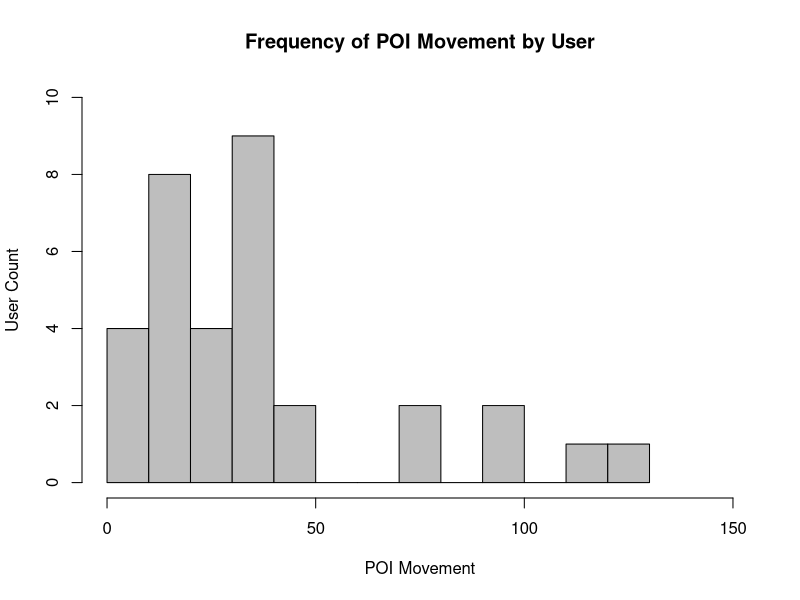

This chart was generated by the following R code: (Note: this script raises an error after producing the figure.)
# poi movement

d<-read.table("action_movepoi.txt", header=T)

aggregate(d$poitype, length, by=list(d$sys))
aggregate(d$poitype, length, by=list(d$poitype,d$sys))

dt <- aggregate(d$poitype, length, by=list(d$userno))
summary(dt)

hist(dt$x, main="Frequency of POI Movement by User", xlab="POI Movement", ylab="User Count", col="gray", breaks=10, xlim=c(0,150), ylim=c(0,10))


## stat test

dq <- subset(d, d$poitype == 0)
du <- subset(d, d$poitype > 0)

dqt <- aggregate(dq$action, length, by=list(userno=dq$userno))
dut <- aggregate(du$action, length, by=list(userno=du$userno))

dtall<-merge(dqt, dut, by="userno", all=T)
wilcox.exact(dtall$x.x, dtall$x.y, paired=T)

# open doc

d<-read.table("action_vis_opendoc.txt")
aggregate(d$V5, length, by=list(d$V5))

d1<-subset(d, V2 <= 27)
d2<-subset(d, V2 > 27)

aggregate(d1$V5, length, by=list(d1$V5))
aggregate(d2$V5, length, by=list(d2$V5))

#  reset visualization

d<-read.table("action_resetvis.txt")
aggregate(d$V4, length, by=list(d$V1))
dt<-aggregate(d$V4, length, by=list(d$V2))
summary(dt)

hist(dt$x, main="Frequency of Visualization Update", xlab="Visualization Update", ylab="User Count", col="gray", breaks=10, xlim=c(0,80), ylim=c(0,10))

# slider

d<-read.table("action_slider.txt", header=F)

dt<-aggregate(d$V4, length, by=list(d$V2))

aggregate(d$V4, length, by=list(d$V1))
aggregate(d$V4, length, by=list(d$V3))

# marquee

d<-read.table("action_marquee.txt", header=T)
length(d$sys) # frequency
dt<-aggregate(d$docs, length, by=list(d$userno))
length(dt$x) # number of users who used the feature
aggregate(d$docs, length, by=list(d$sys))
aggregate(d$docs, length, by=list(d$topicid))
summary(dt)

# auto marquee

d<-read.table("action_automarquee.txt",header=T)

aggregate(d$docs, length, by=list(d$sys))
aggregate(d$docs, length, by=list(d$topicid))

dt<-aggregate(d$docs, length, by=list(d$userno))

summary(dt)